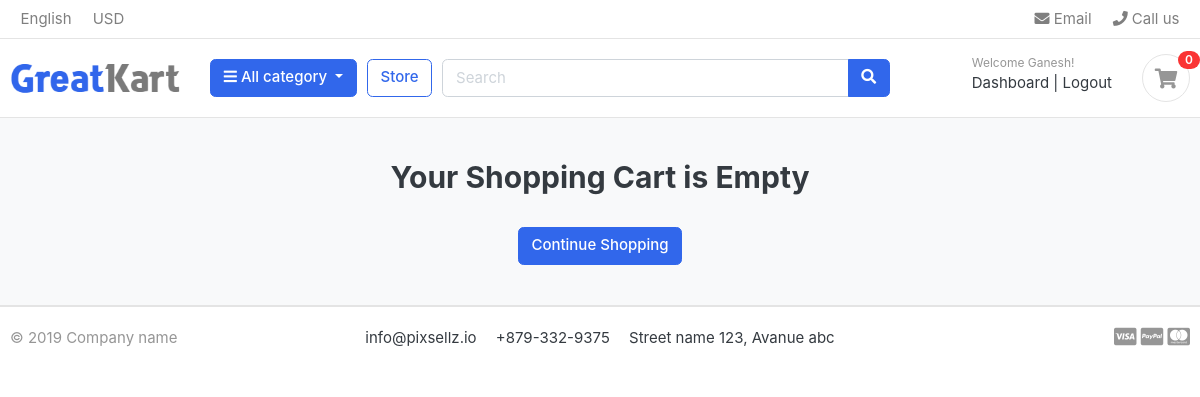
The page /cart/ (signed in) on the database as committed earlier.
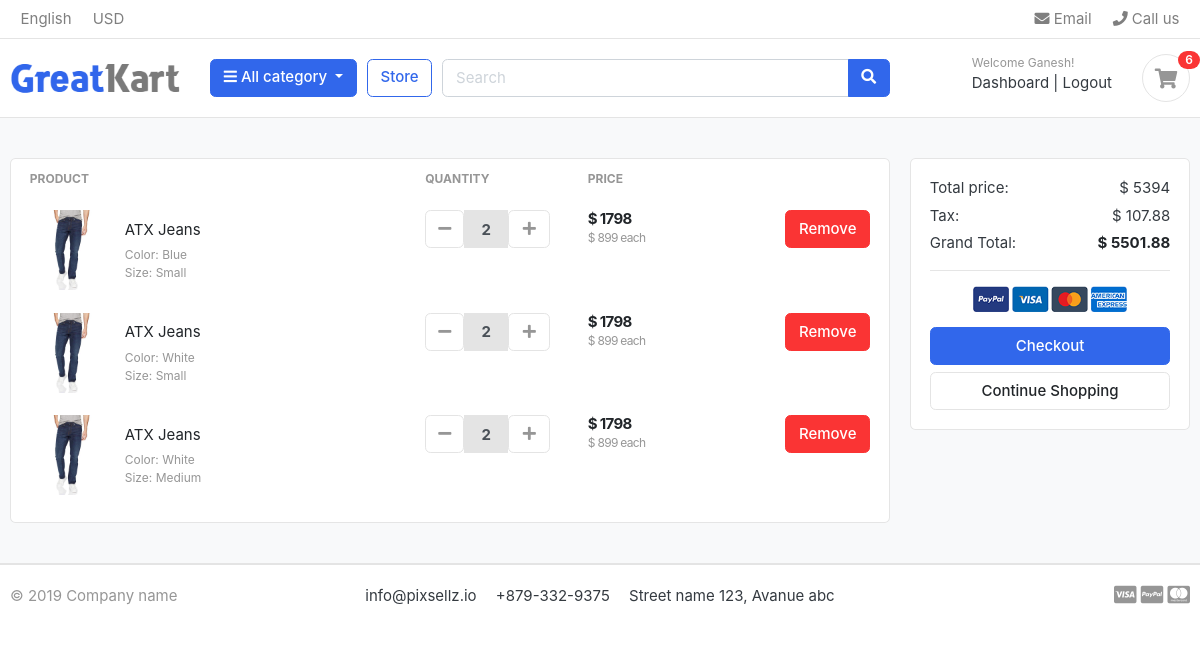
The same page on the database as committed later.
### accounts/models.py (models this page shows, shortened)
class Account(AbstractBaseUser):
    first_name = models.CharField(max_length=50)
    last_name = models.CharField(max_length=50)
    username = models.CharField(max_length=50,unique=True)
    email = models.EmailField(max_length=50,unique=True)
    phone_number = models.CharField(max_length=50)
    date_joined = models.DateTimeField(auto_now_add=True)
    last_login = models.DateTimeField(auto_now_add=True)
    is_admin = models.BooleanField(default=False)
    is_staff = models.BooleanField(default=False)
    is_active = models.BooleanField(default=False)
    is_superadmin = models.BooleanField(default=False)
    USERNAME_FIELD = 'email'
    REQUIRED_FIELDS = ['username','first_name','last_name']
    objects = MyAccountManager()

### carts/models.py (models this page shows, shortened)
class CartItem(models.Model):
    user = models.ForeignKey(Account, on_delete=models.CASCADE,null = True)
    product = models.ForeignKey(Product,on_delete=models.CASCADE)
    variations = models.ManyToManyField(Variation, blank=True)
    cart = models.ForeignKey(Cart,on_delete=models.CASCADE, null = True)
    quantity = models.IntegerField()
    is_active = models.BooleanField(default=True)
    def sub_total(self):
        return self.product.price * self.quantity

### store/models.py (models this page shows, shortened)
class Product(models.Model):
    product_name = models.CharField(max_length=200,unique=True)
    slug         = models.SlugField(max_length=200,unique=True)
    description  = models.TextField(max_length=500,blank=True)
    price        = models.IntegerField()
    images       = models.ImageField(upload_to='photos/products',blank=True)
    stock        = models.IntegerField()
    is_available = models.BooleanField(default = True)
    category     = models.ForeignKey(Category,on_delete = models.CASCADE)
    created_date = models.DateTimeField(auto_now_add=True)
    modified_date = models.DateTimeField(auto_now_add =True)
    def get_url(self):
        return reverse('product_detail',args = [self.category.slug,self.slug])

class Variation(models.Model):
    product = models.ForeignKey(Product, on_delete=models.CASCADE)
    variation_category = models.CharField(max_length=100, choices=variation_category_choice)
    variation_value     = models.CharField(max_length=100)
    is_active           = models.BooleanField(default=True)
    created_date        = models.DateTimeField(auto_now=True)
    objects = VariationManager()

### carts/views.py (the view)
# urls.py: path('', views.cart_view, name='cart'),
def cart_view(request):
    total = 0
    quantity = 0
    cart_items = []
    tax = 0
    grand_total = 0
    try:
        if request.user.is_authenticated:
            cart_items = CartItem.objects.filter(user=request.user, is_active=True)
        else:
            cart_obj = Cart.objects.get(cart_id=_cart_id(request))
            cart_items = CartItem.objects.filter(cart=cart_obj, is_active=True)
        for cart_item in cart_items:
            total += cart_item.product.price * cart_item.quantity
            quantity += cart_item.quantity
        tax = (2 * total) / 100
        grand_total = total + tax
    except ObjectDoesNotExist:
        pass
    context = {
        'total': total,
        'quantity': quantity,
        'cart_items': cart_items,
        'tax': tax,
        'grand_total': grand_total,
    }
    return render(request, 'store/cart.html', context)

### carts/context_processors.py (called while the page is built)
def counter(request):
    cart_count = 0
    if request.path.startswith('/admin'):
        return {}
    try:
        if request.user.is_authenticated:
            cart_items = CartItem.objects.filter(user=request.user, is_active=True)
        else:
            cart = Cart.objects.get(cart_id=_cart_id(request))
            cart_items = CartItem.objects.filter(cart=cart, is_active=True)
        for cart_item in cart_items:
            cart_count += cart_item.quantity
    except Cart.DoesNotExist:
        cart_count = 0
    return {'cart_count': cart_count}

### category/context_processors.py (called while the page is built)
def menu_links(request):
    links = Category.objects.all()
    return dict(links=links)

### category/models.py (called while the page is built)
    def get_url(self):
        return reverse('products_by_category',args = [self.slug])

### templates/store/cart.html (shortened to what this page needs)
{% extends 'base.html' %}
{% load static %}
{% block content %}
<section class="section-content padding-y bg">
<div class="container">
{% if not cart_items %}
    <h2 class="text-center">Your Shopping Cart is Empty</h2>
    <br>
    <div class="text-center">
        <a href="{% url 'store' %}" class="btn btn-primary">Continue Shopping</a>
    </div>
{% else %}
<div class="row">
    <aside class="col-lg-9">
        <div class="card">
            <table class="table table-borderless table-shopping-cart">
                <thead class="text-muted">
                    <tr class="small text-uppercase">
                        <th scope="col">Product</th>
                        <th scope="col" width="120">Quantity</th>
                        <th scope="col" width="120">Price</th>
                        <th scope="col" class="text-right" width="200"></th>
                    </tr>
                </thead>
                <tbody>
                    {% for cart_item in cart_items %}
                    <tr>
                        <td>
                            <figure class="itemside align-items-center">
                                <div class="aside">
                                    <img src="{{ cart_item.product.images.url }}" class="img-sm">
                                </div>
                                <figcaption class="info">
                                    <a href="{{ cart_item.product.get_url }}" class="title text-dark">{{ cart_item.product.product_name }}</a>
                                    <p class="text-muted small">
                                        {% for item in cart_item.variations.all %}
                                            {{ item.variation_category|capfirst }}: {{ item.variation_value|capfirst }} <br>
                                        {% endfor %}
                                    </p>
                                </figcaption>
                            </figure>
                        </td>
                        <td>
                            <div class="input-group input-spinner">
                                <a href="{% url 'remove_cart' cart_item.product.id cart_item.id %}"
                                   class="btn btn-light"
                                   id="button-minus-{{ cart_item.id }}">
                                    <i class="fa fa-minus"></i>
                                </a>
                                <input type="text" class="form-control text-center" value="{{ cart_item.quantity }}" readonly>
                                <form action="{% url 'add_cart' cart_item.product.id %}" method="POST" class="d-inline">
                                    <button class="btn btn-light" type="submit" id="button-plus-{{ cart_item.id }}">
                                        <i class="fa fa-plus"></i>
                                    </button>
                                </form>
                            </div>
                        </td>
                        <td>
                            <div class="price-wrap">
                                <var class="price">$ {{ cart_item.sub_total }}</var>
                                <small class="text-muted">$ {{ cart_item.product.price }} each</small>
                            </div>
                        </td>
                        <td class="text-right">
                            <a href="{% url 'remove_cart_item' cart_item.product.id cart_item.id %}"
                               onclick="return confirm('Are you sure you want to remove this item?')"
                               class="btn btn-danger">
                                Remove
                            </a>
                        </td>
                    </tr>
                    {% endfor %}
                </tbody>
            </table>
        </div>
    </aside>
    <aside class="col-lg-3">
        <div class="card">
            <div class="card-body">
                <dl class="dlist-align">
                    <dt>Total price:</dt>
                    <dd class="text-right">$ {{ total }}</dd>
                </dl>
                <dl class="dlist-align">
                    <dt>Tax:</dt>
                    <dd class="text-right">$ {{ tax }}</dd>
                </dl>
                <dl class="dlist-align">
                    <dt>Grand Total:</dt>
                    <dd class="text-right text-dark b"><strong>$ {{ grand_total }}</strong></dd>
                </dl>
                <hr>
                <p class="text-center mb-3">
                    <img src="{% static 'images/misc/payments.png' %}" height="26">
                </p>
                <a href="{% url 'checkout' %}" class="btn btn-primary btn-block">Checkout</a>
                <a href="{% url 'store' %}" class="btn btn-light btn-block">Continue Shopping</a>
            </div>
        </div>
    </aside>
</div>
{% endif %}
</div>
</section>
{% endblock %}

### templates/base.html (shortened to what this page needs)
{% load static %}
<!DOCTYPE HTML>
<html lang="en">
<head>
<link href="{% static 'css/bootstrap.css'%}" rel="stylesheet" type="text/css"/>
<link href="{% static 'fonts/fontawesome/css/all.min.css'%}" type="text/css" rel="stylesheet">
<link href="{% static 'css/ui.css'%}" rel="stylesheet" type="text/css"/>
<link href="{% static 'css/responsive.css'%}" rel="stylesheet" media="only screen and (max-width: 1200px)" />
</head>
<body>
{% include 'includes/navbar.html' %}
    {% block content %}{% endblock %}
{% include 'includes/footer.html' %}

### templates/includes/navbar.html (shortened to what this page needs)
{% load static %}
<header class="section-header">
<nav class="navbar p-md-0 navbar-expand-sm navbar-light border-bottom">
<div class="container">
  <div class="collapse navbar-collapse" id="navbarTop4">
    <ul class="navbar-nav mr-auto">
    	<li class="nav-item dropdown">
		 	<a href="#" class="nav-link">   English </a>
		</li>
		<li class="nav-item dropdown">
			<a href="#" class="nav-link"> USD </a>
		</li>
    </ul>
    <ul class="navbar-nav">
		<li><a href="#" class="nav-link"> <i class="fa fa-envelope"></i> Email </a></li>
		<li><a href="#" class="nav-link"> <i class="fa fa-phone"></i> Call us </a></li>
	</ul>
  </div>
</div>
</nav>
<section class="header-main border-bottom">
	<div class="container">
<div class="row align-items-center">
	<div class="col-lg-2 col-md-3 col-6">
		<a href="{% url 'home' %}" class="brand-wrap">
			<img class="logo" src="{% static './images/logo.png'%}">
		</a>
	</div>
	<div class="col-lg col-sm col-md col-6 flex-grow-0">
		<div class="category-wrap dropdown d-inline-block float-right">
			<button type="button" class="btn btn-primary dropdown-toggle" data-toggle="dropdown">
				<i class="fa fa-bars"></i> All category
			</button>
		</div>
	</div>
	<a href="{% url 'store' %}" class="btn btn-outline-primary">Store</a>
	<div class="col-lg  col-md-6 col-sm-12 col">
		<form action="{% url 'search' %}" class="search", method = 'GET'>
			<div class="input-group w-100">
			    <input type="text" class="form-control" style="width:60%;" placeholder="Search" name = "keyword">
			    <div class="input-group-append">
			      <button class="btn btn-primary" type="submit">
			        <i class="fa fa-search"></i>
			      </button>
			    </div>
		    </div>
		</form>
	</div>
	<div class="col-lg-3 col-sm-6 col-8 order-2 order-lg-3">
				<div class="d-flex justify-content-end mb-3 mb-lg-0">
					{% if user.id is None %}
					<div class="widget-header">
						<small class="title text-muted">Welcome guest!</small>
						<div>
							<a href="{% url 'login' %}">Sign in</a> <span class="dark-transp"> | </span>
							<a href="{% url 'register' %}"> Register</a>
						</div>
					</div>
					{% else %}
					<div class="widget-header">
						<small class="title text-muted">Welcome {{ user.first_name }}!</small>
						<div>
							<a href="{% url 'dashboard' %}">Dashboard</a> <span class="dark-transp"> | </span>
							<a href="{% url 'logout' %}">Logout</a>
						</div>
					</div>
					{% endif %}
					<a href="{% url 'cart' %}" class="widget-header pl-3 ml-3">
						<div class="icon icon-sm rounded-circle border"><i class="fa fa-shopping-cart"></i></div>
						<span class="badge badge-pill badge-danger notify">{{ cart_count}}</span>
					</a>
				</div>
			</div>
</div>
	</div>
</section>
</header>

### templates/includes/footer.html
<footer class="section-footer border-top">
	<div class="container">
		<section class="footer-bottom border-top row">
			<div class="col-md-2">
				<p class="text-muted"> &copy 2019 Company name </p>
			</div>
			<div class="col-md-8 text-md-center">
				<span  class="px-2">info@pixsellz.io</span>
				<span  class="px-2">+879-332-9375</span>
				<span  class="px-2">Street name 123, Avanue abc</span>
			</div>
			<div class="col-md-2 text-md-right text-muted">
				<i class="fab fa-lg fa-cc-visa"></i>
				<i class="fab fa-lg fa-cc-paypal"></i>
				<i class="fab fa-lg fa-cc-mastercard"></i>
			</div>
		</section>
	</div>
</footer>

### static/css/ui.css (style rules this page uses)
html { font-family: "Inter", sans-serif; font-size: 15px; }
.price-wrap { letter-spacing: -0.7px; }
.icon-xs, .icon-sm, .icon-md, .icon-lg { display: inline-block; text-align: center; flex-shrink: 0; flex-grow: 0; }
.icon-sm { width: 48px; height: 48px; line-height: 48px !important; font-size: 20px; }
.img-xs, .img-sm, .img-md, .img-lg { -o-object-fit: cover; object-fit: cover; flex-shrink: 0; flex-grow: 0; }
.img-sm { width: 80px; height: 80px; }
.padding-y { padding-top: 40px; padding-bottom: 40px; }
var { font-style: normal; }
figure { margin-bottom: 0; }
.bg { background-color: #f8f9fa; }
.b { font-weight: 600; }
p:last-child { margin-bottom: 0; }
.header-main { position: relative; padding-top: 1rem; padding-bottom: 1rem; }
.brand-wrap .logo, .navbar-brand .logo { margin-right: 7px; max-height: 42px; display: inline-block; }
.widget-header { display: inline-block; vertical-align: middle; position: relative; }
.widget-header a { color: #343a40; }
.widget-header i { color: #969696; }
.widget-header .title { display: block; }
.widget-header .notify { position: absolute; top: -3px; right: -10px; }
.footer-bottom { padding-top: 20px; padding-bottom: 20px; }
.btn-light { background-color: #fff; border-color: #e4e4e4; }
.btn-light i { color: #969696; }
.itemside { position: relative; display: flex; width: 100%; }
.itemside .aside { position: relative; flex-shrink: 0; }
.itemside .info { padding-left: 15px; padding-right: 7px; }
.itemside p { margin-bottom: 0; }
.itemside .title { display: block; margin-bottom: 5px; color: #212529; }
[class*=dlist-] { margin-bottom: 5px; }
[class*=dlist-] dd { margin-bottom: 0; }
.dlist-align { display: flex; }
.dlist-align dt { width: 150px; word-wrap: break-word; font-weight: normal; }
.dlist-align dd { flex-grow: 1; }
.notify { position: absolute; top: -4px; right: -10px; display: inline-block; padding: 0.25em 0.6em; font-size: 12px; line-height: 1; text-align: center; border-radius: 3rem; color: #fff; background-color: #fa3434; }
.price { font-weight: 600; color: #212529; }
.input-spinner { width: 125px; flex-wrap: nowrap; display: inline-flex; vertical-align: middle; }
.input-spinner input.form-control { text-align: center; max-width: 46px; font-weight: bold; flex-basis: 46px; border-color: #e4e4e4; flex-grow: 0; }
.input-spinner .btn { width: 42px; text-align: center; padding-left: 0.5rem; padding-right: 0.5rem; }
.table-shopping-cart.table td, .table-shopping-cart.table th { padding-left: 1.25rem; padding-right: 1.25rem; }
.table-shopping-cart .price-wrap { line-height: 1.2; }
.table-shopping-cart .price { font-weight: bold; margin-right: 5px; display: block; }

Rows that differ between the two databases and show on the page:
added CartItem: product.images (picture), product.product_name "ATX Jeans", quantity "2", sub_total "1798", product.price "899"
now on this page (row unchanged): Variation: variation_category "Color", variation_value "Blue", shown under "ATX Jeans"
now on this page (row unchanged): Variation: variation_category "Size", variation_value "Small"
added CartItem: product.images (picture), product.product_name "ATX Jeans", quantity "2", sub_total "1798", product.price "899"
now on this page (row unchanged): Variation: variation_category "Color", variation_value "White"
added CartItem: product.images (picture), product.product_name "ATX Jeans", quantity "2", sub_total "1798", product.price "899"
now on this page (row unchanged): Variation: variation_category "Size", variation_value "Medium", shown under "ATX Jeans"
Other text that changed with them:
{{ cart_count }}: "0" → "6"
{{ total }}: (not shown) → "5394"
{{ tax }}: (not shown) → "107.88"
{{ grand_total }}: (not shown) → "5501.88"
text no longer shown: "Your Shopping Cart is Empty"
text now shown: "PRODUCT QUANTITY PRICE Total price: $ Tax: $ Grand Total: $ Checkout"
